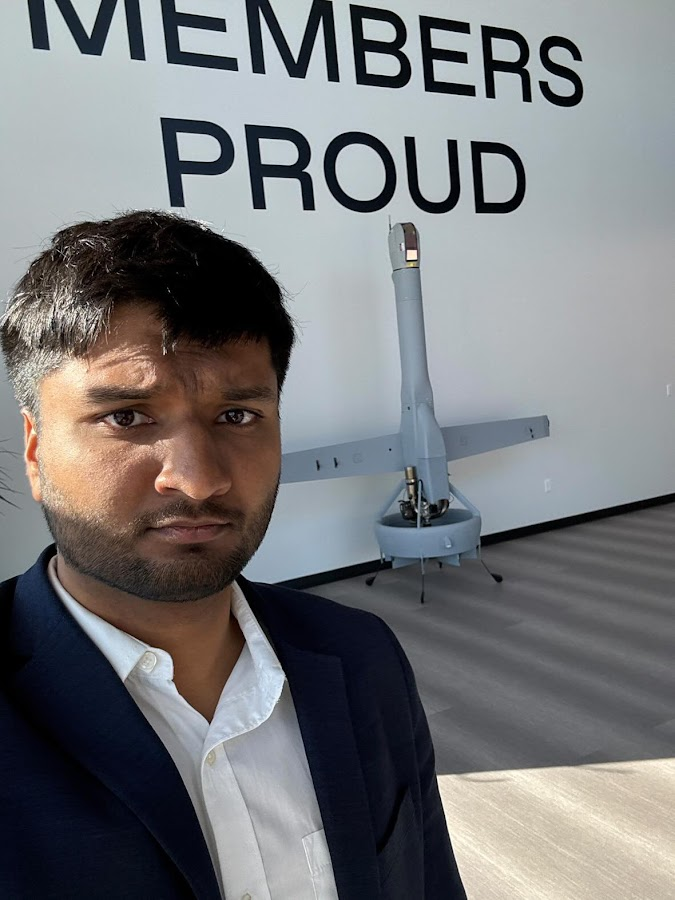
#> input picture GOAT.jpg, 675 x 900 px
$ python Ngo_Lab_1.py
#> lines starting #> are read from the running program, lines starting #| are printed output that depends on the picture; after the words box and inside, x2 and y2 are one past the last pixel; in counts of white or black regions, pixels touching at a corner belong together
import numpy as np
import matplotlib.pyplot as plt
from scipy import linalg
import scipy
from scipy.fft import fft, fftfreq
import cv2
#3.2 Numpy

#1. Numpy uses vectorization rather than looping/iterating through a list
#Numpy operations are implemented in C, which are fast and optimized operations
#Numpy is also densley packed in memory

#2. Primary data type is a multidimensional arrays (ndarray).
#The primary difference between ndarray and python's array is that python's
#object only handles 1D arrays, and yields less capabilities compared to ndarray
#Not only this, ndarray is a set size of type tuple, whereas array.array is not

#3.
array = np.array([1,2,3,4])
onesarray = np.ones((3,4))
zerosarray = np.zeros((4,3))
A = np.array([[1,3,4],[4,5,6]])
B = np.array([[9,8,7,6],[5,4,3,1],[2,2,2,2]])
#print defined arrays!
print(array, "\n", onesarray, "\n", zerosarray, "\n")
print(A,"\n")
print(B,"\n")
product = A@B #Matrix multiplication
print(product,"\n")
eigenmatrix = np.array([[3,1], [1,2]])
print(eigenmatrix,"\n")
print(np.linalg.eig(eigenmatrix),"\n") #Print eigenvalues and eigenvectors

#3.3 Matplotlib
#Make the sine plot
X = np.linspace(0,2*np.pi,32)
Y = np.sin(X)
plt.plot(X,Y)
plt.ylabel("y-axis")
plt.xlabel("x-axis")
plt.title("Sample title!")
plt.show()
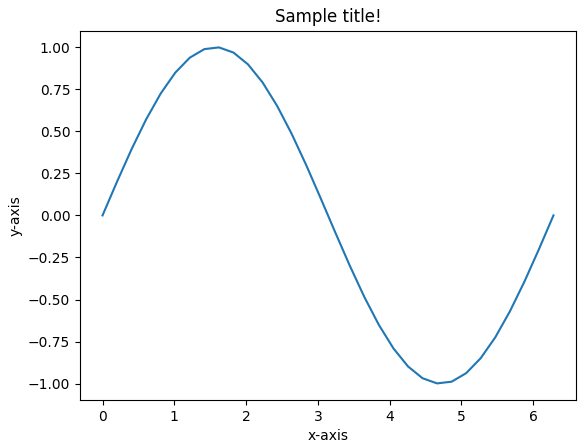
#> figure drawn by matplotlib, 1 panel; curve peaks at x = 1.62, y = 0.999
#Now 3D space!
x = np.linspace(-10,10,500)
y = np.linspace(-10,10,500)
z = np.sin(np.sqrt(x**2+y**2))

fig = plt.figure()
ax = plt.axes(projection = '3d')
ax.plot3D(x,y,z)
ax.set_title('3D plot!!!')
plt.show()
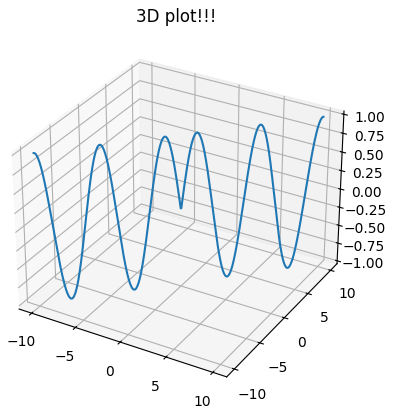
#> figure drawn by matplotlib, 1 panel

#3.4 SciPy
a = np.array([[3,1],[1,2]])
b = np.array([[9],[8]])
sol = linalg.solve(a,b) #Solve system of eqns
print("solution is","\n",sol)
#Find min
def function (x):
    return (x**2 + 2*x)
print("Minimum is ",scipy.optimize.minimize(function,1).x)
#Fourier transform, reusing x linspace from previous problems
N = 600 #Sample points
T = 1/800
x = np.linspace(0,N*T,N)
y = np.sin(100*np.pi*x) + 0.5*(np.sin(160*np.pi*x))
yf = fft(y)
xf = fftfreq(N,T)[:N//2]
plt.plot(xf,2.0/N*np.abs(yf[0:N//2]))
plt.xlabel("Frequency")
plt.ylabel("Amplitude")
plt.title("Frequency Response")
plt.show()
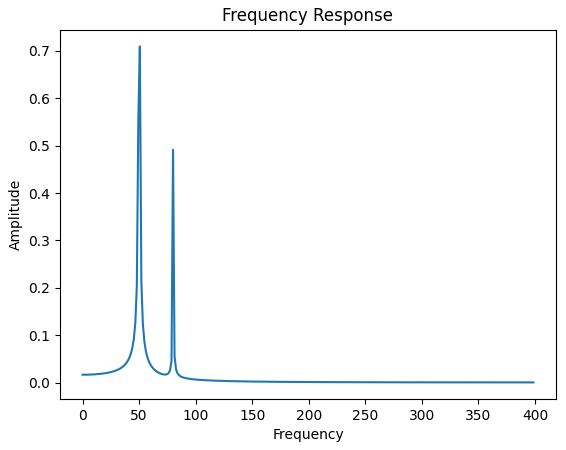
#> figure drawn by matplotlib, 1 panel; curve peaks at x = 50.67, y = 0.709

#3.5 OpenCV
#Greyscale image
img = cv2.imread("GOAT.jpg", 0)
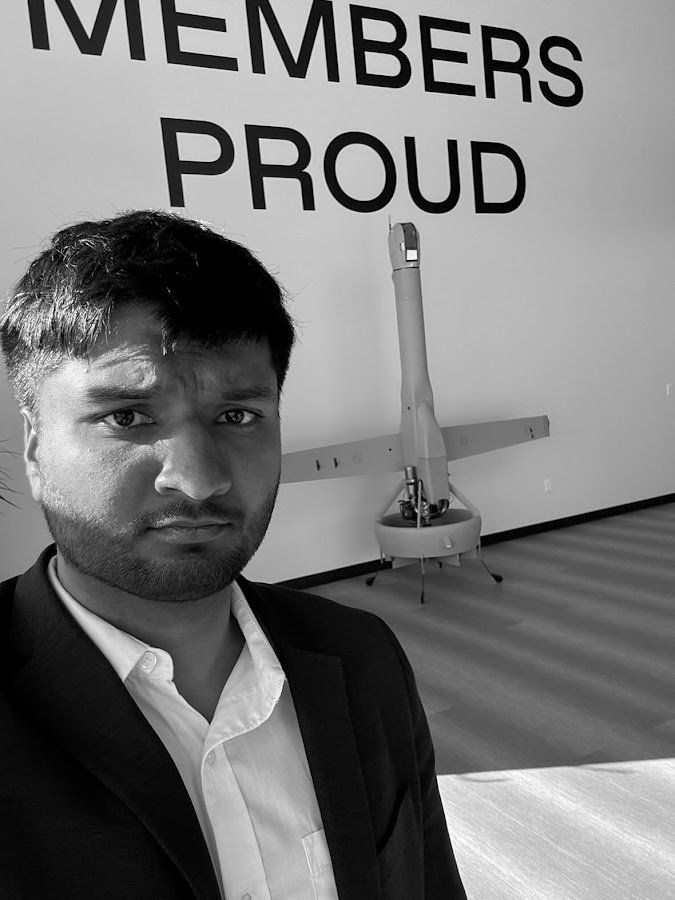
#> img: shape (900, 675); min 0, max 255, mean 120
cv2.imshow('GOAT',img)
cv2.waitKey(0)
cv2.destroyAllWindows()
#edge detection
edges = cv2.Canny(img,100,200)
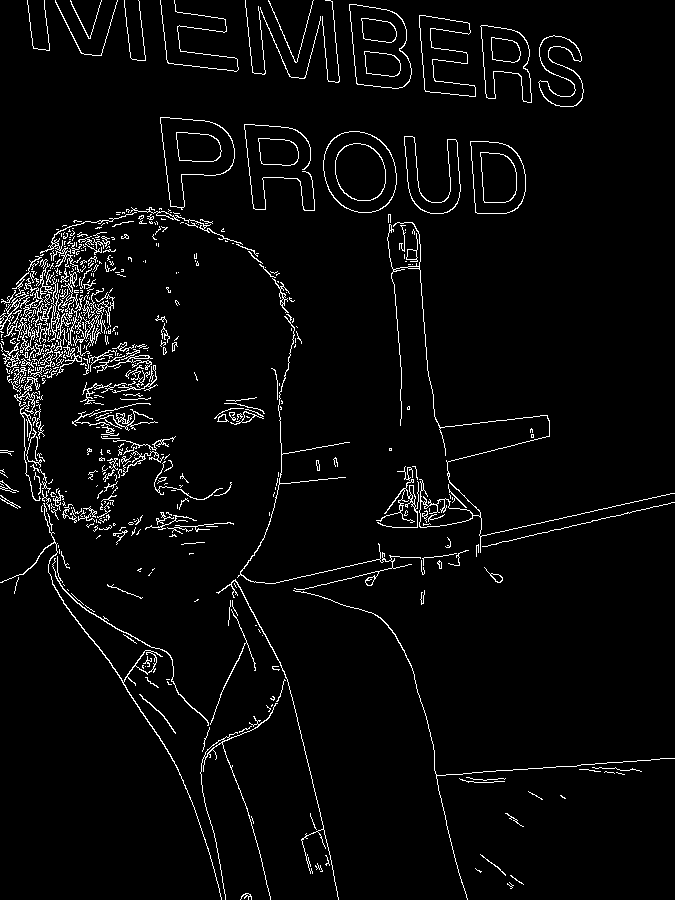
#> edges: shape (900, 675); 3.8% white in thin lines or dots
plt.subplot(121),plt.imshow(img,cmap = 'gray')
plt.title('Original GOAT')
plt.subplot(122),plt.imshow(edges,cmap = 'gray')
plt.title('GOAT w/ edge detection')
plt.show()
#Haar cascade
#load in colored image
img = cv2.imread("GOAT.jpg", 1)
#> img is the input picture: shape (900, 675, 3); mean B, G, R 122.1, 120.1, 119.3
#load object
face_cascade = cv2.CascadeClassifier(cv2.data.haarcascades + 'haarcascade_frontalface_default.xml')
#detect face
faces = face_cascade.detectMultiScale(img, scaleFactor=1.1, minNeighbors=5, minSize=(30, 30))
#> faces = [[37, 321, 275, 275]]
#Draw rectangle around faces
for (x,y,w,h) in faces:
    cv2.rectangle(img, (x, y), (x + w, y + h), (255, 0, 0), 2)
#> this loop made 1 pass
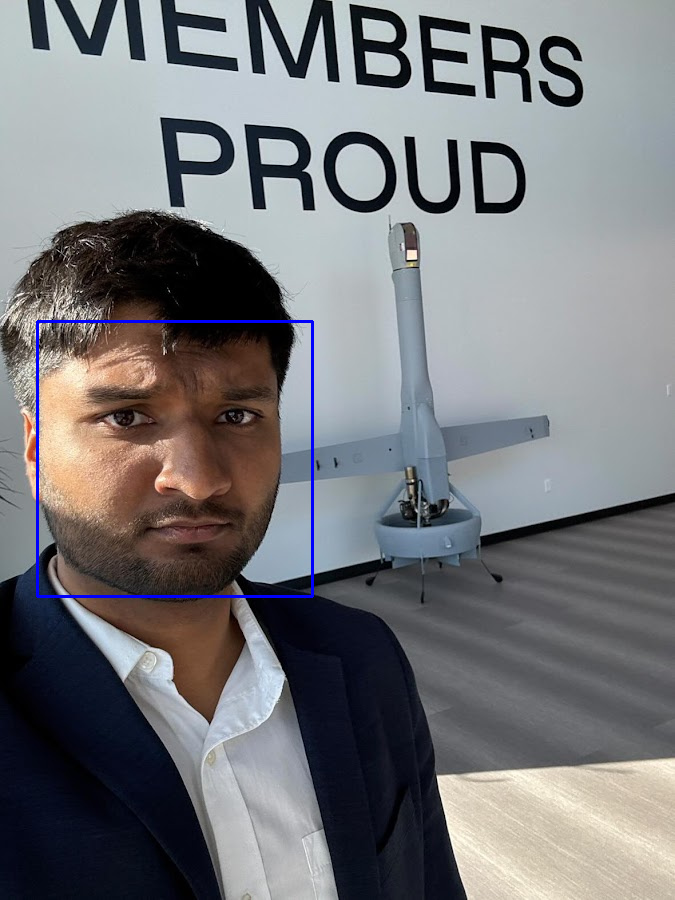
#> img: shape (900, 675, 3); 0.54% of pixels changed, all inside (x1, y1, x2, y2) = (36, 320, 314, 598)
#show output image
cv2.imshow("Detected GOAT", img)
cv2.waitKey(0)
cv2.destroyAllWindows
#In this case, we are using a pretrained .xml file to look for similarities between the
#user input image and the trained data. On a lower level, it looks for pixel intensities at specific
#areas, edge features, line features, and more.

$ run again, with capybara.jpg copied over GOAT.jpg
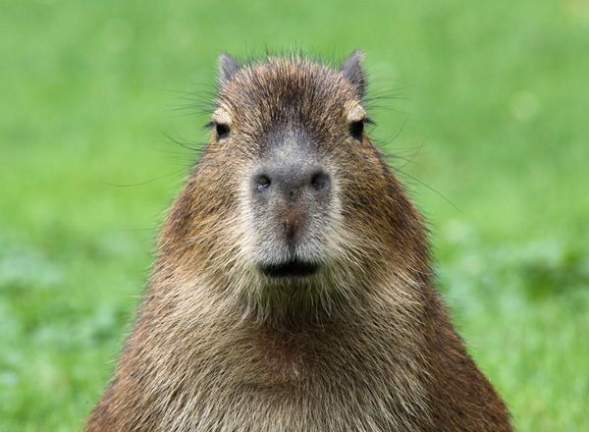
#> input picture capybara.jpg, 589 x 432 px
#> `img = cv2.imread("GOAT.jpg", 0)`:
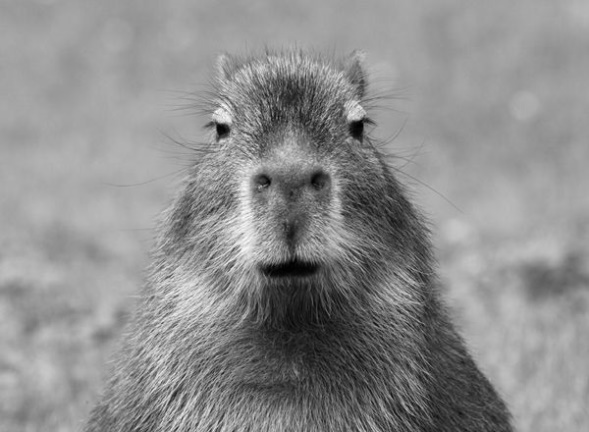
#> img: shape (432, 589); min 0, max 253, mean 141.6
#> `edges = cv2.Canny(img,100,200)`:
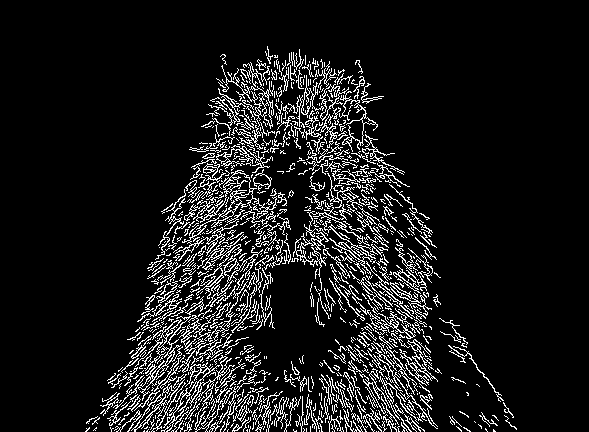
#> edges: shape (432, 589); 10.1% white in thin lines or dots, all inside (x1, y1, x2, y2) = (85, 46, 517, 432)
#> img is the input picture: shape (432, 589, 3); mean B, G, R 97.9, 155.8, 130.5
#> faces = ()

$ run again, with face_img.JPG copied over GOAT.jpg
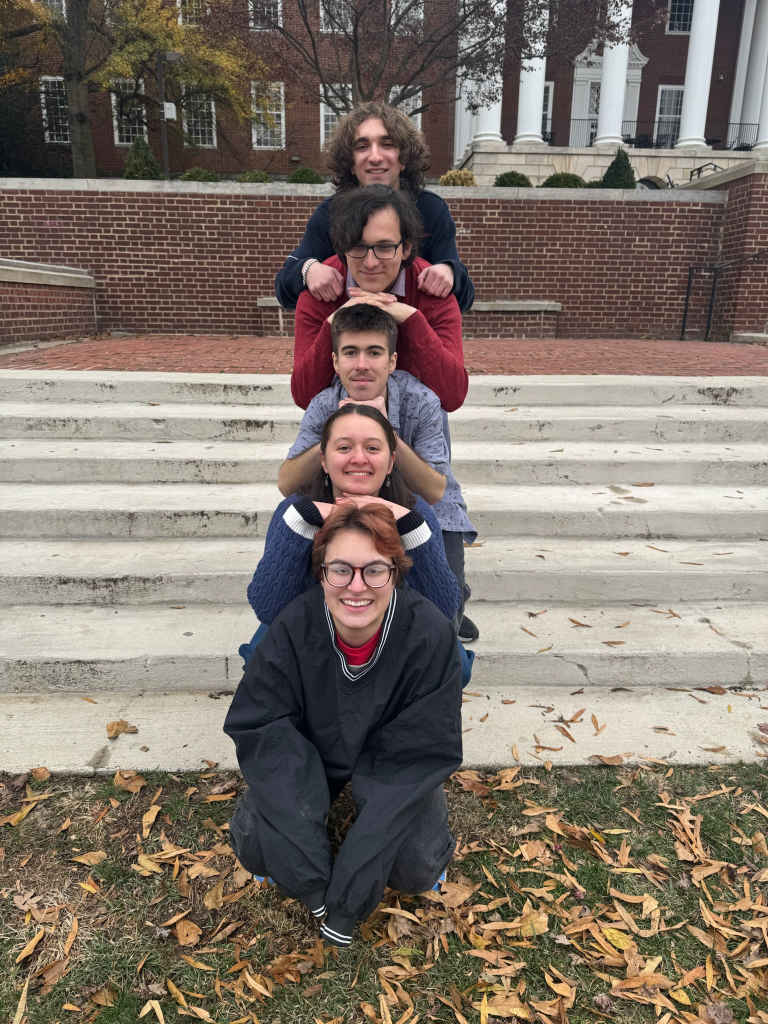
#> input picture face_img.JPG, 1536 x 2048 px (shown at 1/2 size)
#> `edges = cv2.Canny(img,100,200)`:
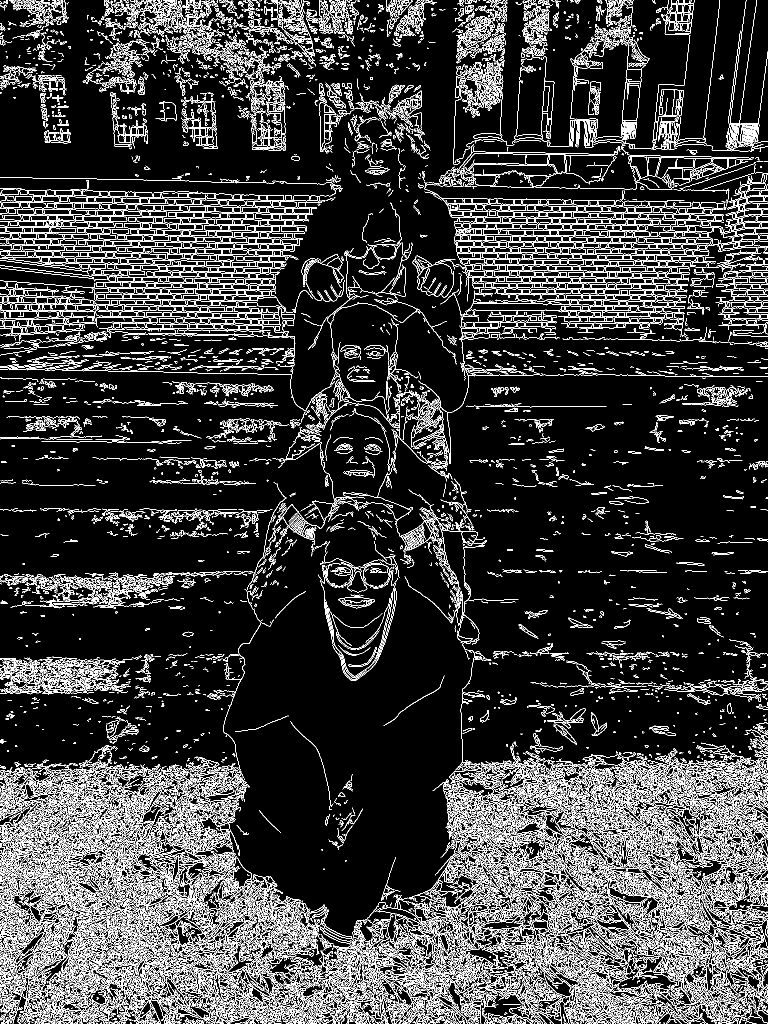
#> edges: shape (2048, 1536) (shown at 1/2 size); 14.1% white in thin lines or dots
#> img is the input picture: shape (2048, 1536, 3); mean B, G, R 107.4, 117.4, 128.9
#> faces = [[427, 2002, 37, 37], [531, 679, 66, 66], [643, 427, 68, 68], [1244, 103, 82, 82], [690, 442, 136, 136], [683, 240, 131, 131], [654, 650, 142, 142], [640, 832, 152, 152], [622, 1070, 178, 178]]
#> the loop `for (x,y,w,h) in faces:` made 9 passes
#> after the loop `for (x,y,w,h) in faces:`:
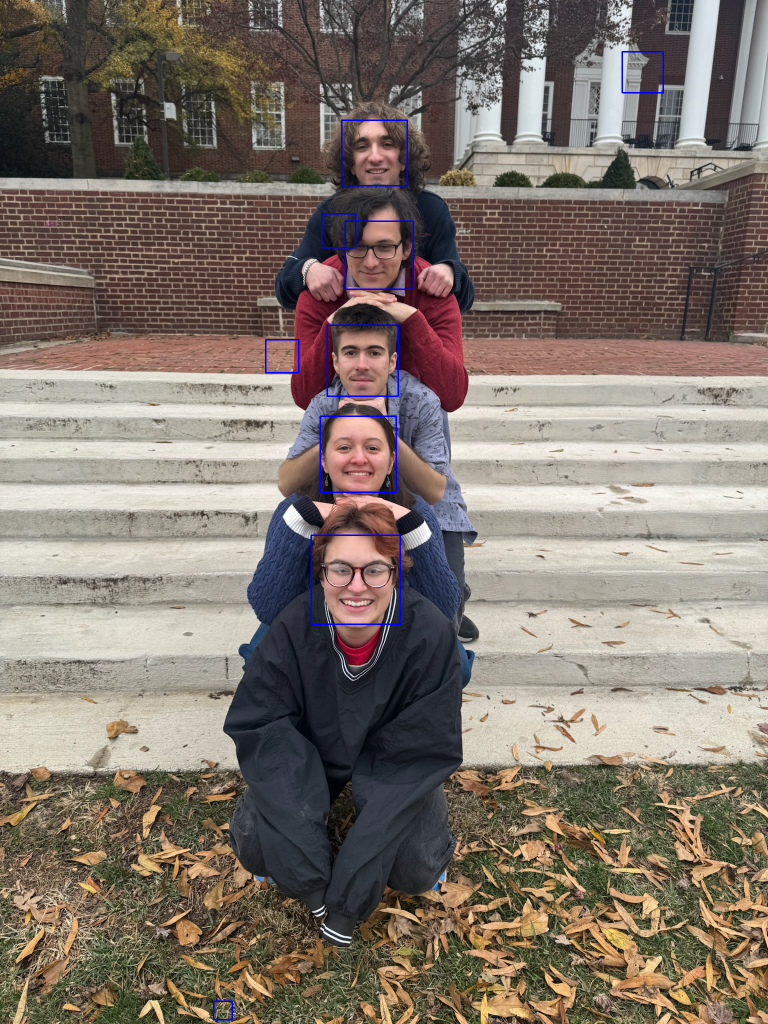
#> img: shape (2048, 1536, 3) (shown at 1/2 size); 0.38% of pixels changed, all inside (x1, y1, x2, y2) = (426, 102, 1328, 2041)
